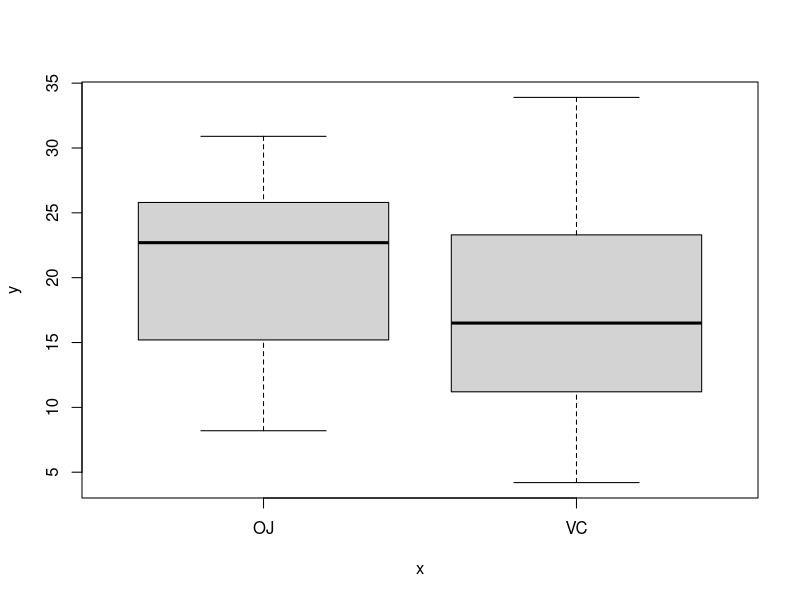
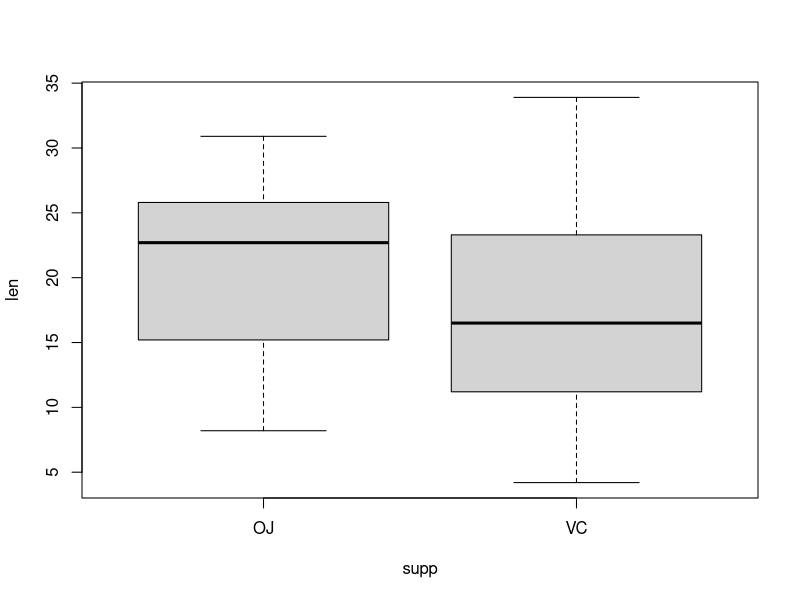
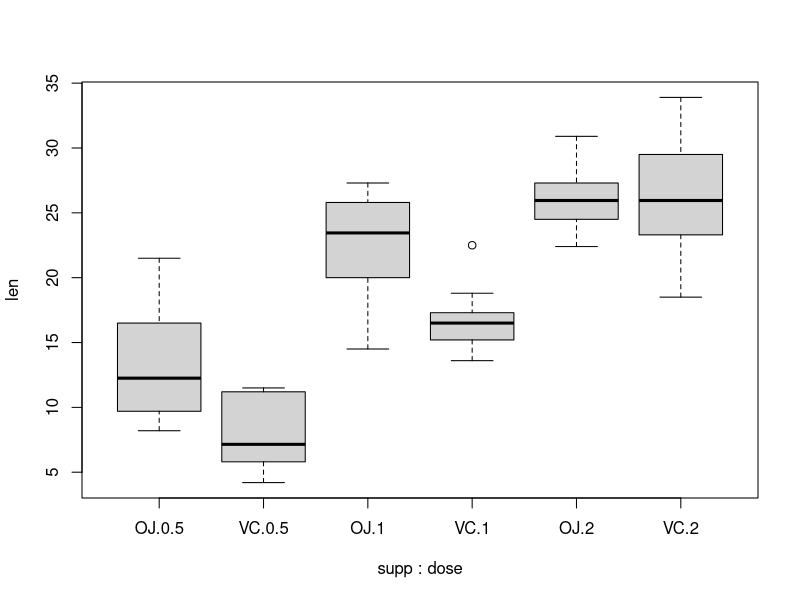
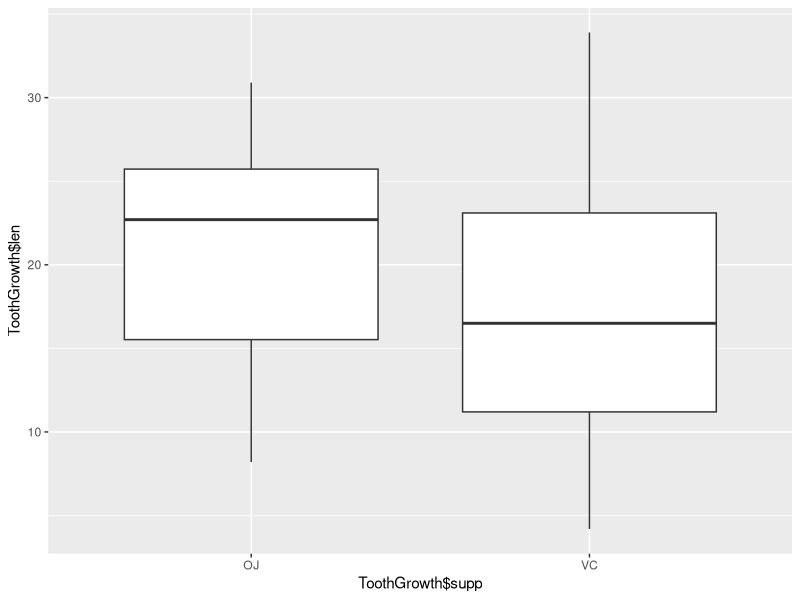
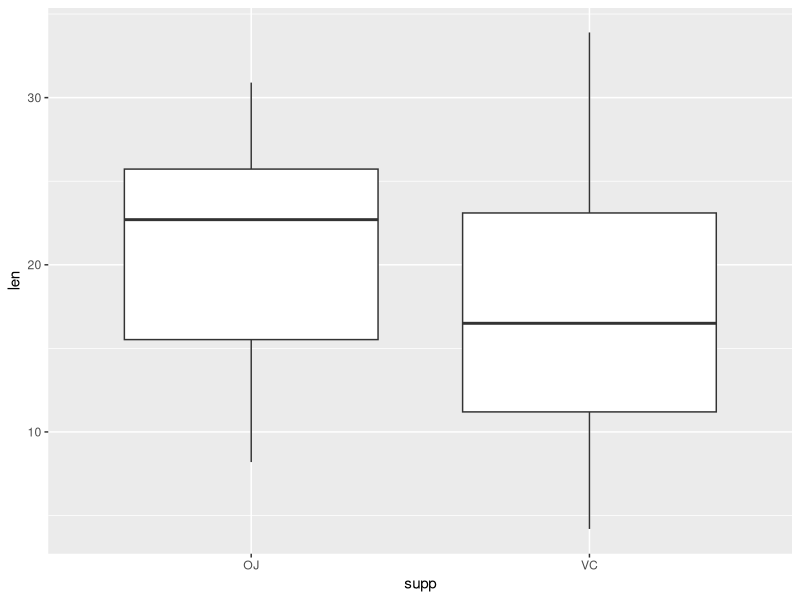
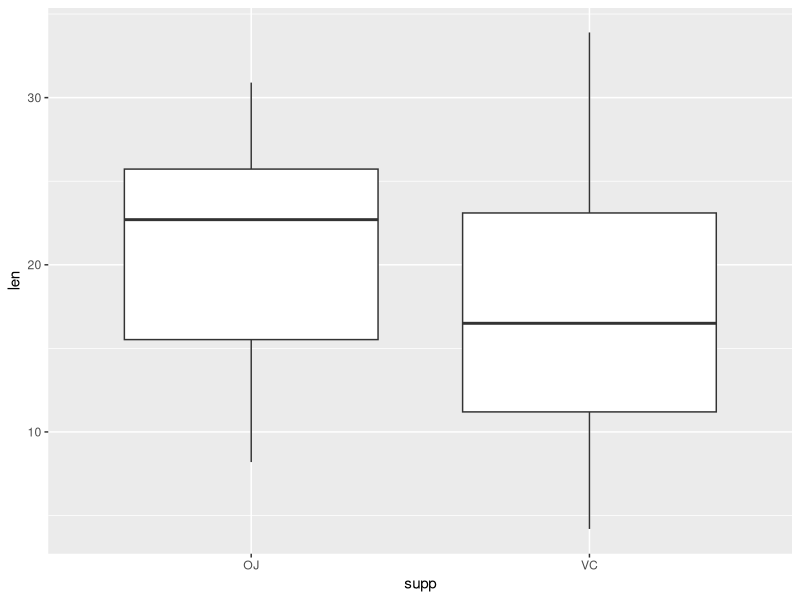
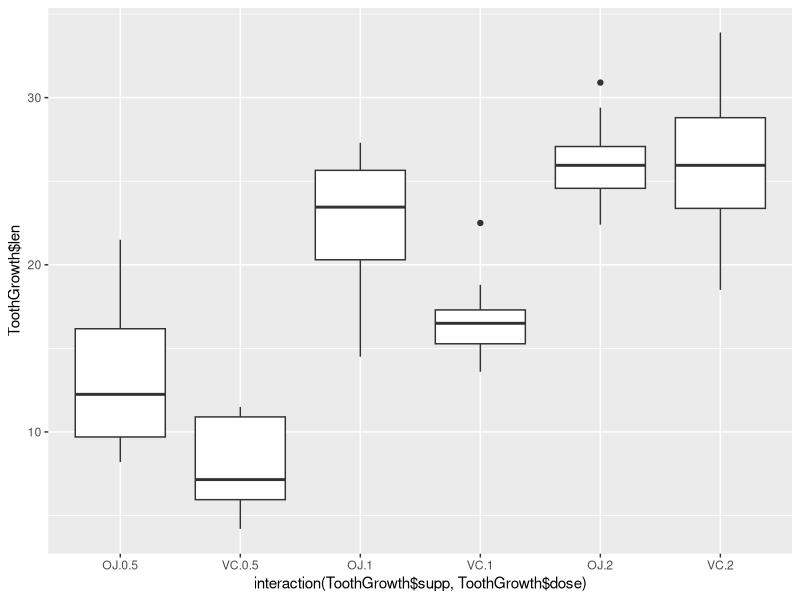
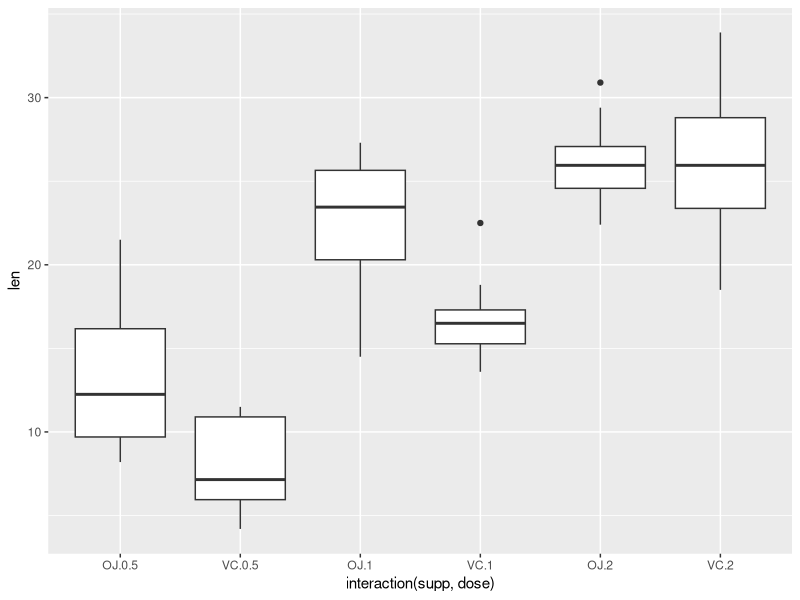

Recreate these plots in R, in order.
# Creating Box-plot
plot(ToothGrowth$supp, ToothGrowth$len) # using plot() function and pass it a factor of x-values and a vector of y-values.
#Formula Syntax
boxplot(len ~ supp, data = ToothGrowth) # if the tow vectors are in the same dataframe, you can use the formula syntax. With,
# this syntax you can combine two variables on the x-axis
# put interaction of two variables on x-axis
boxplot(len ~ supp + dose, data = ToothGrowth)
# with ggplot2 you can get the same results above.
library(ggplot2)
qplot(ToothGrowth$supp, ToothGrowth$len, geom = "boxplot")
# if the two vectors are in the same dataframe, you can use the following syntax
qplot(supp, len, data = ToothGrowth, geom = "boxplot")
# in ggplot2, the above is equvalent to:
ggplot(ToothGrowth, aes(x=supp, y=len)) + geom_boxplot()
# Using three seperate vectors
qplot(interaction(ToothGrowth$supp, ToothGrowth$dose), ToothGrowth$len, geom = "boxplot")
# You can write the samething above, get the columns from the data frame
qplot(interaction(supp, dose), len, data = ToothGrowth, geom = "boxplot")
# Using ggplot() you can do the samething and it is equivalent to:
ggplot(ToothGrowth, aes(x=interaction(supp, dose), y=len)) + geom_boxplot()
#Plotting a function curve